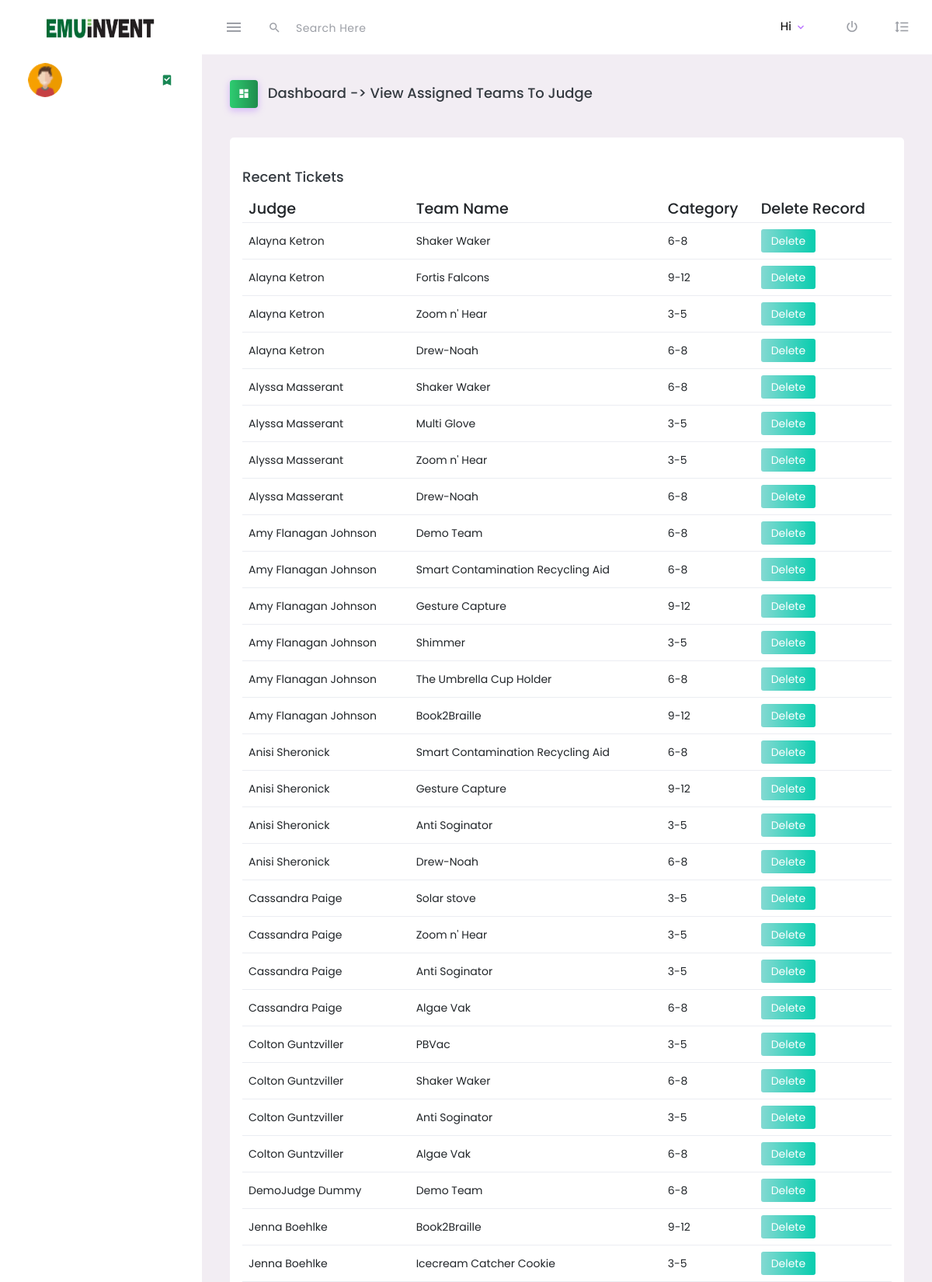
The app's page /adminpanel/superadmin/view_judges_team.php (upper part) with its own data.
### tables this page shows
CREATE TABLE `tbl_judge_team` (
  `id` int(10) NOT NULL,
  `team_id` int(11) DEFAULT NULL,
  `user_id` int(11) DEFAULT NULL,
  `year` varchar(20) DEFAULT NULL
);

CREATE TABLE `tbl_user` (
  `id` int(10) NOT NULL,
  `first_name` varchar(100) DEFAULT NULL,
  `last_name` varchar(100) DEFAULT NULL,
  `phone` varchar(100) DEFAULT NULL,
  `email` varchar(100) DEFAULT NULL,
  `password` varchar(100) DEFAULT NULL,
  `user_type` varchar(100) DEFAULT NULL,
  `category` varchar(100) DEFAULT NULL,
  `judge_confirm` varchar(10) DEFAULT NULL,
  `interested` varchar(10000) DEFAULT NULL,
  `address` varchar(1000) DEFAULT NULL,
  `is_approved` int(11) DEFAULT 0,
  `deleted` int(11) DEFAULT 0,
  `Year` varchar(100) DEFAULT NULL
);

CREATE TABLE `tbl_team` (
  `id` int(10) NOT NULL,
  `project_team_name` varchar(100) DEFAULT NULL,
  `project_description` longtext DEFAULT NULL,
  `log_book` varchar(1000) DEFAULT NULL,
  `trifold` char(1) DEFAULT NULL,
  `video_pitch` varchar(1000) DEFAULT NULL,
  `power_supply` char(1) DEFAULT NULL,
  `category` varchar(1000) NOT NULL,
  `year` varchar(10) NOT NULL,
  `deleted` int(11) NOT NULL DEFAULT 0
);

### adminpanel/superadmin/view_judges_team.php (the view, shortened to what this page needs)
<!DOCTYPE html>
<html lang="en">
<head>
    <link rel="stylesheet" href="../assets/vendors/mdi/css/materialdesignicons.min.css">
    <link rel="stylesheet" href="../assets/vendors/css/vendor.bundle.base.css">
    <link rel="stylesheet" href="../assets/css/style2.css">
</head>
<body>
    <div class="container-scroller">
        <?php include '../dashboardheader.php'; ?>
        <div class="main-panel">
            <div class="content-wrapper updated">
<div class="page-header">
  <h3 class="page-title">
    <span class="page-title-icon text-white me-2">
      <i class="mdi mdi-view-dashboard"></i>
    </span> Dashboard ->
    <span class="subtitle">View Assigned Teams To Judge</span>
  </h3>
</div>
<div class="row">
  <div class="col-12 grid-margin">
    <div class="card">
      <div class="card-body">
        <h4 class="card-title">Recent Tickets</h4>
        <div class="table-responsive">
          <table class="table judge-table table1">
            <thead>
              <tr>
                <th scope="col">Judge</th>
                <th scope="col">Team Name</th>
                <th scope="col">Category</th>
                <th>Delete Record</th>
              </tr>
            </thead>
            <tbody>
            <?php
            $q_team = mysqli_query($conn, "select distinct tj.id, first_name, last_name, project_team_name, tt.category
              from `tbl_judge_team` tj, tbl_user tu, tbl_team tt
              WHERE tj.user_id=tu.id
              and tu.id = tj.user_id
              and tj.team_id = tt.id");
            while ($r_team = mysqli_fetch_assoc($q_team)) {
              ?>
              <tr>
                <td><?php echo $r_team['first_name'] . ' ' . $r_team['last_name']; ?></td>
                <td><?php echo $r_team['project_team_name']; ?></td>
                <td><?php echo $r_team['category']; ?></td>
                <td>
                  <a href="#" class="delete_judge" data-id="<?php echo $r_team['id']; ?>">
                    <button type="button" style="margin:0px;" class="btn-success btn-gradient-success btn-sm">Delete</button>
                  </a>
                </td>
              </tr>
            <?php
            }
            ?>
            </tbody>
          </table>
        </div>
      </div>
    </div>
  </div>
</div>
            </div>
        </div>
    </div>
</body>
</html>

### records on screen
tbl_judge_team: user.first_name "DemoJudge", user.last_name "Dummy", team.project_team_name "Demo Team", team.category "6-8"
tbl_judge_team: user.first_name "Amy", user.last_name "Flanagan Johnson", team.project_team_name "Demo Team", team.category "6-8"
tbl_judge_team: user.first_name "Jenna", user.last_name "Boehlke", team.project_team_name "Book2Braille", team.category "9-12"
tbl_judge_team: user.first_name "Amy", user.last_name "Flanagan Johnson", team.project_team_name "Smart Contamination Recycling Aid", team.category "6-8"
tbl_judge_team: user.first_name "Anisi", user.last_name "Sheronick", team.project_team_name "Smart Contamination Recycling Aid", team.category "6-8"
tbl_judge_team: user.first_name "Jenna", user.last_name "Boehlke", team.project_team_name "Icecream Catcher Cookie", team.category "3-5"
tbl_judge_team: user.first_name "Colton", user.last_name "Guntzviller", team.project_team_name "PBVac", team.category "3-5"
tbl_judge_team: user.first_name "Colton", user.last_name "Guntzviller", team.project_team_name "Shaker Waker", team.category "6-8"
tbl_judge_team: user.first_name "Alayna", user.last_name "Ketron", team.project_team_name "Shaker Waker", team.category "6-8"
tbl_judge_team: user.first_name "Alyssa", user.last_name "Masserant", team.project_team_name "Shaker Waker", team.category "6-8"
tbl_judge_team: user.first_name "Alyssa", user.last_name "Masserant", team.project_team_name "Multi Glove", team.category "3-5"
tbl_judge_team: user.first_name "Cassandra", user.last_name "Paige", team.project_team_name "Solar stove", team.category "3-5"
tbl_judge_team: user.first_name "Anisi", user.last_name "Sheronick", team.project_team_name "Gesture Capture", team.category "9-12"
tbl_judge_team: user.first_name "Amy", user.last_name "Flanagan Johnson", team.project_team_name "Gesture Capture", team.category "9-12"
tbl_judge_team: user.first_name "Alayna", user.last_name "Ketron", team.project_team_name "Fortis Falcons", team.category "9-12"
tbl_judge_team: user.first_name "Amy", user.last_name "Flanagan Johnson", team.project_team_name "Shimmer", team.category "3-5"
tbl_judge_team: user.first_name "Cassandra", user.last_name "Paige", team.project_team_name "Zoom n' Hear", team.category "3-5"
tbl_judge_team: user.first_name "Alayna", user.last_name "Ketron", team.project_team_name "Zoom n' Hear", team.category "3-5"
tbl_judge_team: user.first_name "Alyssa", user.last_name "Masserant", team.project_team_name "Zoom n' Hear", team.category "3-5"
tbl_judge_team: user.first_name "Anisi", user.last_name "Sheronick", team.project_team_name "Anti Soginator", team.category "3-5"
tbl_judge_team: user.first_name "Cassandra", user.last_name "Paige", team.project_team_name "Anti Soginator", team.category "3-5"
tbl_judge_team: user.first_name "Colton", user.last_name "Guntzviller", team.project_team_name "Anti Soginator", team.category "3-5"
tbl_judge_team: user.first_name "Amy", user.last_name "Flanagan Johnson", team.project_team_name "The Umbrella Cup Holder", team.category "6-8"
tbl_judge_team: user.first_name "Alayna", user.last_name "Ketron", team.project_team_name "Drew-Noah", team.category "6-8"
tbl_judge_team: user.first_name "Alyssa", user.last_name "Masserant", team.project_team_name "Drew-Noah", team.category "6-8"
tbl_judge_team: user.first_name "Anisi", user.last_name "Sheronick", team.project_team_name "Drew-Noah", team.category "6-8"
tbl_judge_team: user.first_name "Cassandra", user.last_name "Paige", team.project_team_name "Algae Vak", team.category "6-8"
tbl_judge_team: user.first_name "Colton", user.last_name "Guntzviller", team.project_team_name "Algae Vak", team.category "6-8"
tbl_judge_team: user.first_name "Amy", user.last_name "Flanagan Johnson", team.project_team_name "Book2Braille", team.category "9-12"
